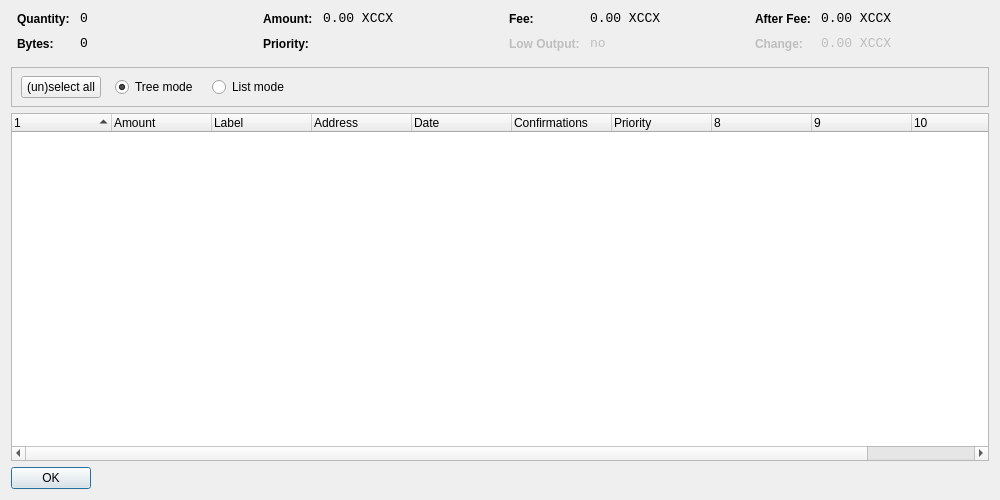
<?xml version="1.0" encoding="UTF-8"?>
<ui version="4.0">
 <class>CoinControlDialog</class>
 <widget class="QDialog" name="CoinControlDialog">
  <property name="geometry">
   <rect>
    <x>0</x>
    <y>0</y>
    <width>1000</width>
    <height>500</height>
   </rect>
  </property>
  <property name="windowTitle">
   <string>Coin Control</string>
  </property>
  <layout class="QVBoxLayout" name="verticalLayout">
   <item>
    <layout class="QHBoxLayout" name="horizontalLayoutTop" stretch="0,0,0,0">
     <property name="topMargin">
      <number>0</number>
     </property>
     <property name="bottomMargin">
      <number>10</number>
     </property>
     <item>
      <layout class="QFormLayout" name="formLayoutCoinControl1">
       <property name="horizontalSpacing">
        <number>10</number>
       </property>
       <property name="verticalSpacing">
        <number>10</number>
       </property>
       <property name="leftMargin">
        <number>6</number>
       </property>
       <property name="rightMargin">
        <number>6</number>
       </property>
       <item row="0" column="0">
        <widget class="QLabel" name="labelCoinControlQuantityText">
         <property name="styleSheet">
          <string notr="true">font-weight:bold;</string>
         </property>
         <property name="text">
          <string>Quantity:</string>
         </property>
        </widget>
       </item>
       <item row="0" column="1">
        <widget class="QLabel" name="labelCoinControlQuantity">
         <property name="font">
          <font>
           <family>Monospace</family>
           <pointsize>10</pointsize>
          </font>
         </property>
         <property name="cursor">
          <cursorShape>IBeamCursor</cursorShape>
         </property>
         <property name="contextMenuPolicy">
          <enum>Qt::ActionsContextMenu</enum>
         </property>
         <property name="text">
          <string notr="true">0</string>
         </property>
         <property name="textInteractionFlags">
          <set>Qt::LinksAccessibleByMouse|Qt::TextSelectableByKeyboard|Qt::TextSelectableByMouse</set>
         </property>
        </widget>
       </item>
       <item row="1" column="0">
        <widget class="QLabel" name="labelCoinControlBytesText">
         <property name="styleSheet">
          <string notr="true">font-weight:bold;</string>
         </property>
         <property name="text">
          <string>Bytes:</string>
         </property>
        </widget>
       </item>
       <item row="1" column="1">
        <widget class="QLabel" name="labelCoinControlBytes">
         <property name="font">
          <font>
           <family>Monospace</family>
           <pointsize>10</pointsize>
          </font>
         </property>
         <property name="cursor">
          <cursorShape>IBeamCursor</cursorShape>
         </property>
         <property name="contextMenuPolicy">
          <enum>Qt::ActionsContextMenu</enum>
         </property>
         <property name="text">
          <string notr="true">0</string>
         </property>
         <property name="textInteractionFlags">
          <set>Qt::LinksAccessibleByMouse|Qt::TextSelectableByKeyboard|Qt::TextSelectableByMouse</set>
         </property>
        </widget>
       </item>
      </layout>
     </item>
     <item>
      <layout class="QFormLayout" name="formLayoutCoinControl2">
       <property name="horizontalSpacing">
        <number>10</number>
       </property>
       <property name="verticalSpacing">
        <number>10</number>
       </property>
       <property name="leftMargin">
        <number>6</number>
       </property>
       <property name="rightMargin">
        <number>6</number>
       </property>
       <item row="0" column="0">
        <widget class="QLabel" name="labelCoinControlAmountText">
         <property name="styleSheet">
          <string notr="true">font-weight:bold;</string>
         </property>
         <property name="text">
          <string>Amount:</string>
         </property>
        </widget>
       </item>
       <item row="0" column="1">
        <widget class="QLabel" name="labelCoinControlAmount">
         <property name="font">
          <font>
           <family>Monospace</family>
           <pointsize>10</pointsize>
          </font>
         </property>
         <property name="cursor">
          <cursorShape>IBeamCursor</cursorShape>
         </property>
         <property name="contextMenuPolicy">
          <enum>Qt::ActionsContextMenu</enum>
         </property>
         <property name="text">
          <string notr="true">0.00 XCCX</string>
         </property>
         <property name="textInteractionFlags">
          <set>Qt::LinksAccessibleByMouse|Qt::TextSelectableByKeyboard|Qt::TextSelectableByMouse</set>
         </property>
        </widget>
       </item>
       <item row="1" column="0">
        <widget class="QLabel" name="labelCoinControlPriorityText">
         <property name="styleSheet">
          <string notr="true">font-weight:bold;</string>
         </property>
         <property name="text">
          <string>Priority:</string>
         </property>
        </widget>
       </item>
       <item row="1" column="1">
        <widget class="QLabel" name="labelCoinControlPriority">
         <property name="font">
          <font>
           <family>Monospace</family>
           <pointsize>10</pointsize>
          </font>
         </property>
         <property name="cursor">
          <cursorShape>IBeamCursor</cursorShape>
         </property>
         <property name="contextMenuPolicy">
          <enum>Qt::ActionsContextMenu</enum>
         </property>
         <property name="text">
          <string/>
         </property>
         <property name="textInteractionFlags">
          <set>Qt::LinksAccessibleByMouse|Qt::TextSelectableByKeyboard|Qt::TextSelectableByMouse</set>
         </property>
        </widget>
       </item>
      </layout>
     </item>
     <item>
      <layout class="QFormLayout" name="formLayoutCoinControl3">
       <property name="horizontalSpacing">
        <number>10</number>
       </property>
       <property name="verticalSpacing">
        <number>10</number>
       </property>
       <property name="leftMargin">
        <number>6</number>
       </property>
       <property name="rightMargin">
        <number>6</number>
       </property>
       <item row="0" column="0">
        <widget class="QLabel" name="labelCoinControlFeeText">
         <property name="styleSheet">
          <string notr="true">font-weight:bold;</string>
         </property>
         <property name="text">
          <string>Fee:</string>
         </property>
        </widget>
       </item>
       <item row="0" column="1">
        <widget class="QLabel" name="labelCoinControlFee">
         <property name="font">
          <font>
           <family>Monospace</family>
           <pointsize>10</pointsize>
          </font>
         </property>
         <property name="cursor">
          <cursorShape>IBeamCursor</cursorShape>
         </property>
         <property name="contextMenuPolicy">
          <enum>Qt::ActionsContextMenu</enum>
         </property>
         <property name="text">
          <string notr="true">0.00 XCCX</string>
         </property>
         <property name="textInteractionFlags">
          <set>Qt::LinksAccessibleByMouse|Qt::TextSelectableByKeyboard|Qt::TextSelectableByMouse</set>
         </property>
        </widget>
       </item>
       <item row="1" column="0">
        <widget class="QLabel" name="labelCoinControlLowOutputText">
         <property name="enabled">
          <bool>false</bool>
         </property>
         <property name="styleSheet">
          <string notr="true">font-weight:bold;</string>
         </property>
         <property name="text">
          <string>Low Output:</string>
         </property>
        </widget>
       </item>
       <item row="1" column="1">
        <widget class="QLabel" name="labelCoinControlLowOutput">
         <property name="enabled">
          <bool>false</bool>
         </property>
         <property name="font">
          <font>
           <family>Monospace</family>
           <pointsize>10</pointsize>
          </font>
         </property>
         <property name="cursor">
          <cursorShape>IBeamCursor</cursorShape>
         </property>
         <property name="contextMenuPolicy">
          <enum>Qt::ActionsContextMenu</enum>
         </property>
         <property name="text">
          <string notr="true">no</string>
         </property>
         <property name="textInteractionFlags">
          <set>Qt::LinksAccessibleByMouse|Qt::TextSelectableByKeyboard|Qt::TextSelectableByMouse</set>
         </property>
        </widget>
       </item>
      </layout>
     </item>
     <item>
      <layout class="QFormLayout" name="formLayoutCoinControl4">
       <property name="horizontalSpacing">
        <number>10</number>
       </property>
       <property name="verticalSpacing">
        <number>10</number>
       </property>
       <property name="leftMargin">
        <number>6</number>
       </property>
       <property name="rightMargin">
        <number>6</number>
       </property>
       <item row="0" column="0">
        <widget class="QLabel" name="labelCoinControlAfterFeeText">
         <property name="styleSheet">
          <string notr="true">font-weight:bold;</string>
         </property>
         <property name="text">
          <string>After Fee:</string>
         </property>
        </widget>
       </item>
       <item row="0" column="1">
        <widget class="QLabel" name="labelCoinControlAfterFee">
         <property name="font">
          <font>
           <family>Monospace</family>
           <pointsize>10</pointsize>
          </font>
         </property>
         <property name="cursor">
          <cursorShape>IBeamCursor</cursorShape>
         </property>
         <property name="contextMenuPolicy">
          <enum>Qt::ActionsContextMenu</enum>
         </property>
         <property name="text">
          <string notr="true">0.00 XCCX</string>
         </property>
         <property name="textInteractionFlags">
          <set>Qt::LinksAccessibleByMouse|Qt::TextSelectableByKeyboard|Qt::TextSelectableByMouse</set>
         </property>
        </widget>
       </item>
       <item row="1" column="0">
        <widget class="QLabel" name="labelCoinControlChangeText">
         <property name="enabled">
          <bool>false</bool>
         </property>
         <property name="styleSheet">
          <string notr="true">font-weight:bold;</string>
         </property>
         <property name="text">
          <string>Change:</string>
         </property>
        </widget>
       </item>
       <item row="1" column="1">
        <widget class="QLabel" name="labelCoinControlChange">
         <property name="enabled">
          <bool>false</bool>
         </property>
         <property name="font">
          <font>
           <family>Monospace</family>
           <pointsize>10</pointsize>
          </font>
         </property>
         <property name="cursor">
          <cursorShape>IBeamCursor</cursorShape>
         </property>
         <property name="contextMenuPolicy">
          <enum>Qt::ActionsContextMenu</enum>
         </property>
         <property name="text">
          <string notr="true">0.00 XCCX</string>
         </property>
         <property name="textInteractionFlags">
          <set>Qt::LinksAccessibleByMouse|Qt::TextSelectableByKeyboard|Qt::TextSelectableByMouse</set>
         </property>
        </widget>
       </item>
      </layout>
     </item>
    </layout>
   </item>
   <item>
    <widget class="QFrame" name="frame">
     <property name="minimumSize">
      <size>
       <width>0</width>
       <height>40</height>
      </size>
     </property>
     <property name="frameShape">
      <enum>QFrame::StyledPanel</enum>
     </property>
     <property name="frameShadow">
      <enum>QFrame::Sunken</enum>
     </property>
     <widget class="QWidget" name="horizontalLayoutWidget">
      <property name="geometry">
       <rect>
        <x>10</x>
        <y>0</y>
        <width>781</width>
        <height>41</height>
       </rect>
      </property>
      <layout class="QHBoxLayout" name="horizontalLayoutPanel" stretch="0,0,0,0,0">
       <property name="spacing">
        <number>14</number>
       </property>
       <item>
        <widget class="QPushButton" name="pushButtonSelectAll">
         <property name="sizePolicy">
          <sizepolicy hsizetype="Maximum" vsizetype="Fixed">
           <horstretch>0</horstretch>
           <verstretch>0</verstretch>
          </sizepolicy>
         </property>
         <property name="text">
          <string>(un)select all</string>
         </property>
        </widget>
       </item>
       <item>
        <widget class="QRadioButton" name="radioTreeMode">
         <property name="sizePolicy">
          <sizepolicy hsizetype="Maximum" vsizetype="Fixed">
           <horstretch>0</horstretch>
           <verstretch>0</verstretch>
          </sizepolicy>
         </property>
         <property name="text">
          <string>Tree mode</string>
         </property>
         <property name="checked">
          <bool>true</bool>
         </property>
        </widget>
       </item>
       <item>
        <widget class="QRadioButton" name="radioListMode">
         <property name="sizePolicy">
          <sizepolicy hsizetype="Maximum" vsizetype="Fixed">
           <horstretch>0</horstretch>
           <verstretch>0</verstretch>
          </sizepolicy>
         </property>
         <property name="text">
          <string>List mode</string>
         </property>
        </widget>
       </item>
       <item>
        <spacer name="horizontalSpacer">
         <property name="orientation">
          <enum>Qt::Horizontal</enum>
         </property>
         <property name="sizeHint" stdset="0">
          <size>
           <width>40</width>
           <height>20</height>
          </size>
         </property>
        </spacer>
       </item>
      </layout>
     </widget>
    </widget>
   </item>
   <item>
    <widget class="CoinControlTreeWidget" name="treeWidget">
     <property name="contextMenuPolicy">
      <enum>Qt::CustomContextMenu</enum>
     </property>
     <property name="sortingEnabled">
      <bool>false</bool>
     </property>
     <property name="columnCount">
      <number>11</number>
     </property>
     <attribute name="headerShowSortIndicator" stdset="0">
      <bool>true</bool>
     </attribute>
     <attribute name="headerStretchLastSection">
      <bool>false</bool>
     </attribute>
     <column>
      <property name="text">
       <string/>
      </property>
     </column>
     <column>
      <property name="text">
       <string>Amount</string>
      </property>
     </column>
     <column>
      <property name="text">
       <string>Label</string>
      </property>
     </column>
     <column>
      <property name="text">
       <string>Address</string>
      </property>
     </column>
     <column>
      <property name="text">
       <string>Date</string>
      </property>
     </column>
     <column>
      <property name="text">
       <string>Confirmations</string>
      </property>
      <property name="toolTip">
       <string>Confirmed</string>
      </property>
     </column>
     <column>
      <property name="text">
       <string>Priority</string>
      </property>
     </column>
     <column>
      <property name="text">
       <string/>
      </property>
     </column>
     <column>
      <property name="text">
       <string/>
      </property>
     </column>
     <column>
      <property name="text">
       <string/>
      </property>
     </column>
     <column>
      <property name="text">
       <string/>
      </property>
     </column>
    </widget>
   </item>
   <item>
    <widget class="QDialogButtonBox" name="buttonBox">
     <property name="sizePolicy">
      <sizepolicy hsizetype="Maximum" vsizetype="Fixed">
       <horstretch>0</horstretch>
       <verstretch>0</verstretch>
      </sizepolicy>
     </property>
     <property name="orientation">
      <enum>Qt::Horizontal</enum>
     </property>
     <property name="standardButtons">
      <set>QDialogButtonBox::Ok</set>
     </property>
    </widget>
   </item>
  </layout>
 </widget>
 <customwidgets>
  <customwidget>
   <class>CoinControlTreeWidget</class>
   <extends>QTreeWidget</extends>
   <header>coincontroltreewidget.h</header>
  </customwidget>
 </customwidgets>
 <resources/>
 <connections/>
</ui>
